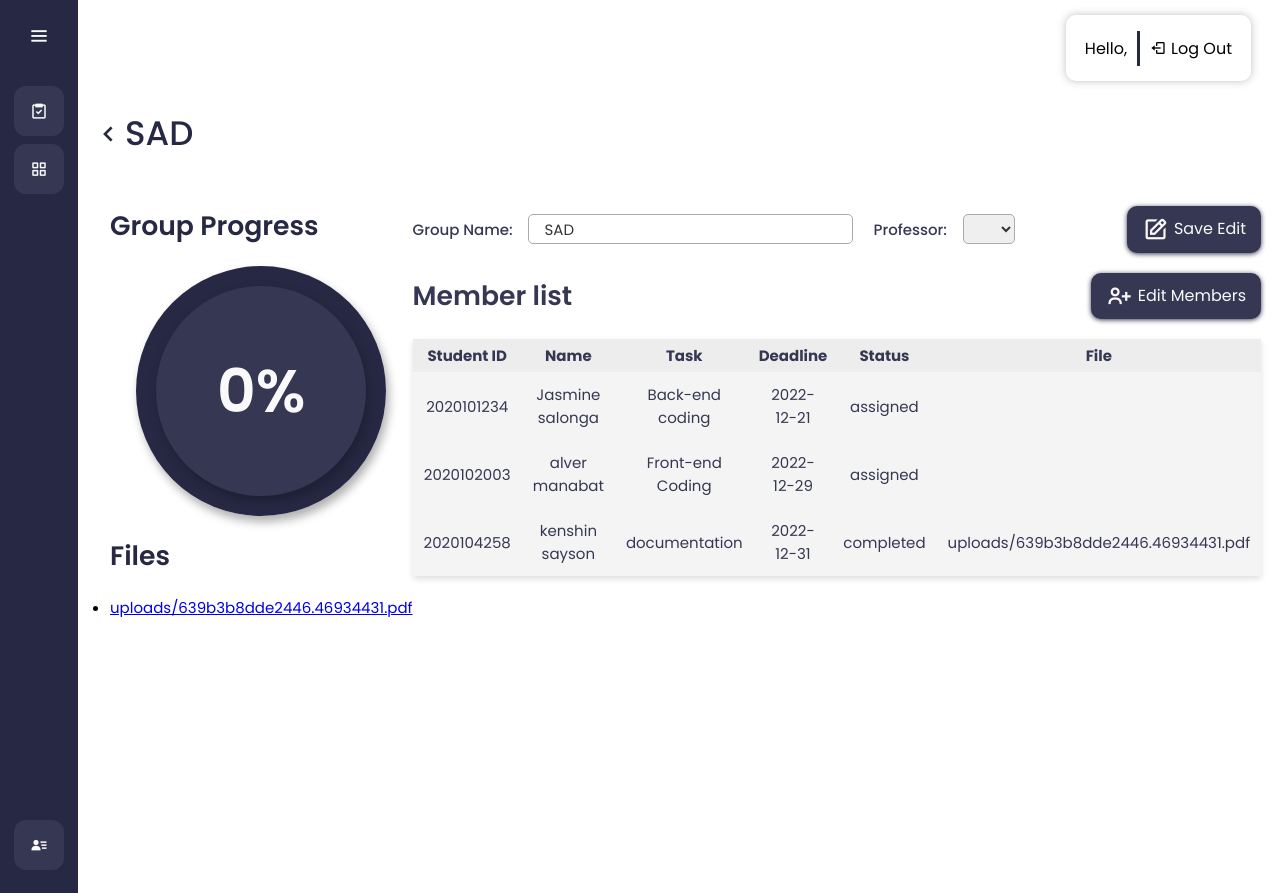
The app's page /Groups.php?group_id=274866 (signed in) with its own data.
### tables this page shows
CREATE TABLE `groupings` (
  `group_id` int(11) NOT NULL,
  `group_name` varchar(20) NOT NULL DEFAULT 'Group',
  `faculty_id` varchar(20) DEFAULT 'Not Assigned',
  `activity_id` int(11) DEFAULT NULL,
  `stud_ID` varchar(11) DEFAULT NULL,
  `name` varchar(255) DEFAULT NULL,
  `task` varchar(255) DEFAULT NULL,
  `taskP` int(100) DEFAULT NULL,
  `deadline` date DEFAULT NULL,
  `file` blob NOT NULL,
  `status` enum('completed','assigned') DEFAULT 'assigned',
  `role` enum('member','leader') NOT NULL DEFAULT 'member'
);

### Groups.php (the view, shortened to what this page needs)
<?php
    require "connect.php";
    $stud_id = $_SESSION['user'];
    if(isset($_SESSION['user'])){
        $query = "SELECT CONCAT(`fname`,' ',`lname` ) as Name FROM `student` WHERE `stud_id` = '$stud_id'";
            $result =$con->query($query);
                if($result==true){
                    $convert = mysqli_fetch_assoc($result);
                    $name = ($convert['Name']);
        }
    }
?>
<!DOCTYPE html>
<html lang="en" dir="ltr">
<head>
    <link rel="stylesheet" href="CSS\Groups.CSS">
        <link href='https://unpkg.com/boxicons@2.0.7/css/boxicons.min.css' rel='stylesheet'>
</head>
<body>
     <header class="user">
        <div class="profile">
            <div class="active-user">
                <div class="username">Hello, <?php echo $name?> </div>
            </div>
        </div>
        <div class="logoutbtn" onclick="logout()">
            <i class='bx bx-log-out'></i>
            <span>Log Out</span>
        </div>
    </header>
    <div class="sidebar">
        <div class="logo-details">
            <i class='bx bx-menu' id="btn"></i>
        </div>
        <ul class="nav-list">
            <li onclick="TitlePageChange(0, '#E4E9F7')">
                <a href="Notifications.php" class = "NotifPage">
                    <i class='bx bx-task'></i>
                </a>
            </li>
            <li onclick="TitlePageChange(1, '#E4E9F7')">
                <a href="Dashboard.php" class = "DashboardPage">
                    <i class='bx bx-grid-alt'></i>
                </a>
            </li>
            <li id="settingsbtn" onclick="TitlePageChange(4, '#E4E9F7')">
                    <a href="userSettings.php" class = "SettingsPage">
                    <i class='bx bxs-user-detail' ></i>
                </a>
            </li>
        </ul>
    </div>
    <?php
        require "connect.php";
            if(isset($_SESSION['group_id'])){
                $group_id = $_SESSION['group_id'];
                $query2 = "SELECT `group_name`, `faculty_id` FROM `groupings` WHERE `group_id` = '$group_id'";
                $result2 = mysqli_query($con,$query2);
                    if(mysqli_num_rows($result2) > 0){
                        $row2 = mysqli_fetch_assoc($result2);
                        $group_name = $row2['group_name'];
                        $faculty_id = $row2['faculty_id'];
                        }
            }
    ?>
    <section class="page-section">
        <div class="containerGroup">
            <div class="top-container">
                <a href="Dashboard.php"><i class='bx bx-chevron-left'></i></a>
                <div class = "groupNum"><?php echo $group_name?></div>
            </div>
            <div class="bottom-container">
                <div class="left-container">
                    <div class="progress">
                        <div class = "cardtitle">Group Progress</div>
                        <div class="progress-circular" id = "progress-circular" name = "progress-circular">
                        <input type="text" id = "percent"class="value" value = "0%" disabled="disabled">
                        </div>
                    </div>
                    <div class="file-list">
                        <div class="cardtitle">
                            Files
                        </div>
                        <div class="files">
                            <ul>
                                <li>
                                <?php
                                require "connect.php";
                                    if(isset($_SESSION['group_id'])){
                                    $group_id = $_SESSION['group_id'];
                                     $query3 = "SELECT `file` FROM `groupings` WHERE `group_id` = '$group_id'";
                                    $result3 = mysqli_query($con,$query3);
                                            if(mysqli_num_rows($result3) > 0){
                                                while($row3 = mysqli_fetch_assoc($result3)){
                                                ?>
                                                    <a href = "download.php?file=<?php echo $row3['file'] ?>"> <?php echo $row3['file'] ?></a>
                                                <?php
                                                }
                                            }
                                            else {
                                            }
                                    }
                                ?>
                                </li>
                            </ul>
                        </div>
                    </div>
                </div>
            <div class="recordtable">
            <form action="SaveGroupPage.php" method="post">
                <div class="groupFacName">
                    <div class = "FacName">
                        <div class="groupName">
                        <div class="input-field">
                        <label> Group Name: &ensp;</label>
                        <input type = "text" id="group_name" name = "group_name" placeholder = "Edit group name" style="text-transform:capitalize;" value = "<?php echo $group_name?>">
                        </div>
                        </div>
                        <div class="profInput">
                        <div class="input-field">
                        <label> Professor: &ensp;</label>
                        <select id="dep" name = "faculty_id" value = "<?php echo $faculty_id?>">
                        </select>
                        </div>
                        </div>
                    </div>
                    <div class = "FacName">
                            <button id="addrecordbtn" type="submit" name="addrecordbtn">
                            <div class="addbtn">
                                <i class='bx bx-edit'></i>
                            </div>
                            <div class="addbtn">
                                <a style="text-decoration: none"> Save Edit </a>
                            </div>
                            </button>
                        </form>
                    </div>
                </div>
                <div class=tablebtns>
                    <h6>Member list</h6>
                    <div class="grpbtns">
                        <form action="Editgrp.php" method="post">
                            <button id="addrecordbtn">
                            <div class="addbtn">
                                <i class='bx bx-user-plus'></i>
                            </div>
                            <div class="addbtn">
                                <a style="text-decoration: none"> Edit Members </a>
                            </div>
                            </button>
                        </form>
                    </div>
                </div>
                <table class="grouptable">
                    <thead>
                        <tr>
                            <th> Student ID </th>
                            <th> Name </th>
                            <th> Task </th>
                            <th> Deadline </th>
                            <th> Status </th>
                            <th> File </th>
                        </tr>
                    </thead>
                    <tbody>
                        <?php
                        require "connect.php";
                        if(isset($_SESSION['group_id'])){
                        $group_id = $_SESSION['group_id'];
                        $query = "SELECT  `stud_ID`, `name`, `task`, `deadline`, `status`, `file` FROM `groupings` WHERE `group_id` = '$group_id'";
                        $result = mysqli_query($con,$query);
                            if(mysqli_num_rows($result) > 0){
                                while($row = mysqli_fetch_assoc($result)){
                                    echo '<tr>
                                                <td>'.$row['stud_ID'] .'</td>
                                                <td>'.$row['name'].'</td>
                                                <td>'.$row['task'] .'</td>
                                                <td>'.$row['deadline'].' </td>
                                                <td>'.$row['status'].' </td>
                                                <td>'.$row['file'].' </td>
                                            </tr>';
                                }
                                    echo '</table>';
                            }
                            else {
                            }
                        }
                        ?>
                </div>
    </section>
</body>
</html>

### records on screen
groupings: stud_ID "2020101234", name "Jasmine salonga", task "Back-end coding", deadline "2022-12-21", status "assigned"
groupings: stud_ID "2020102003", name "alver manabat", task "Front-end Coding", deadline "2022-12-29", status "assigned"
groupings: stud_ID "2020104258", name "kenshin sayson", task "documentation", deadline "2022-12-31", status "completed", file "uploads/639b3b8dde2446.46934431.pdf"

### other values on screen
$group_name "SAD"
$row3['file'] "uploads/639b3b8dde2446.46934431.pdf"
